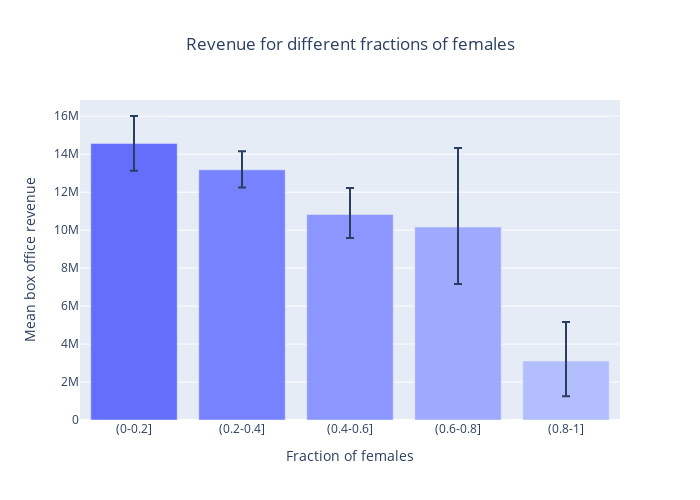

Source (notebook cell):
### Code cell
# create figure
fig = go.Figure()
fig.add_trace(go.Bar(
    name='Revenue',
    x=grouped_means_revenue_female.keys(), y=grouped_means_revenue_female.values,
    error_y=dict(type='data', array=yerr_upper, arrayminus=yerr_lower),
    marker_color=['rgb(99, 110, 250)',
                  'rgb(119, 130, 270)',
                  'rgb(139, 150, 290)',
                  'rgb(159, 170, 310)',
                  'rgb(179, 190, 330)',]
))

fig.update_layout(
    barmode='group',
    width=700,
    height=500,
    xaxis_title="Fraction of females", 
    yaxis_title="Mean box office revenue",
    title='Revenue for different fractions of females',
    title_x = 0.5
)
fig.show()
fig.write_html("./plots/revenue_female_bar.html")

### Figure 1 — Plotly figure (JSON) as saved in the notebook; plotly's stock layout.template omitted (floating-point values rounded to 4 significant figures)
{"data": [{"error_y": {"array": [1452000.0, 974700.0, 1395000.0, 4165000.0, 2057000.0], "arrayminus": [1433000.0, 934400.0, 1235000.0, 3003000.0, 1849000.0], "type": "data"}, "marker": {"color": ["rgb(99, 110, 250)", "rgb(119, 130, 270)", "rgb(139, 150, 290)", "rgb(159, 170, 310)", "rgb(179, 190, 330)"]}, "name": "Revenue", "type": "bar", "x": ["(0-0.2]", "(0.2-0.4]", "(0.4-0.6]", "(0.6-0.8]", "(0.8-1]"], "y": [14560000.0, 13180000.0, 10830000.0, 10160000.0, 3105000.0]}], "layout": {"barmode": "group", "height": 500, "title": {"text": "Revenue for different fractions of females", "x": 0.5}, "width": 700, "xaxis": {"autorange": true, "range": [-0.5, 4.5], "title": {"text": "Fraction of females"}, "type": "category"}, "yaxis": {"autorange": true, "range": [0, 16860000.0], "title": {"text": "Mean box office revenue"}, "type": "linear"}}}
